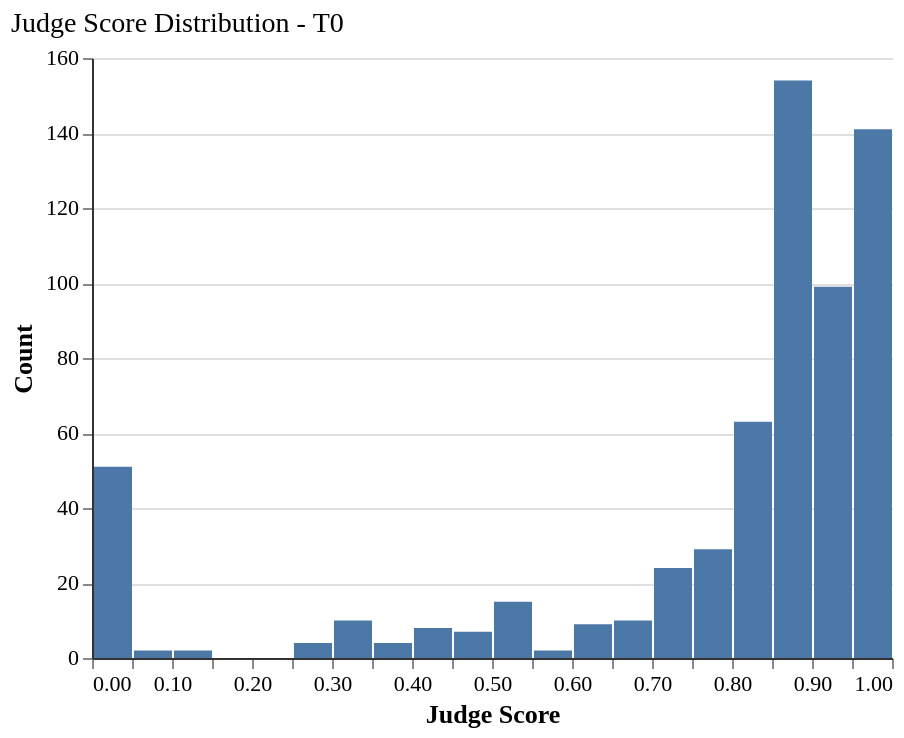

Source (Vega-Lite JSON):
### Vega-Lite specification from a JSON file in a GitHub repository (floating-point values rounded to 4 significant figures; data arrays with more than 128 entries replaced by an {"elided": "..."} marker saying what was removed)
{"config": {"font": "serif", "axis": {"labelFontSize": 11, "titleFontSize": 13, "gridColor": "#e0e0e0", "domainColor": "#333333"}, "legend": {"labelFontSize": 11, "titleFontSize": 12}, "title": {"fontSize": 14, "anchor": "start", "fontWeight": "normal"}, "view": {"stroke": null, "continuousWidth": 400, "continuousHeight": 300}, "mark": {"tooltip": true}}, "data": {"name": "data-bd39dbeab50b8b906caae32d8ccb2b05"}, "mark": {"type": "bar"}, "encoding": {"x": {"bin": {"step": 0.05}, "field": "judge_score", "title": "Judge Score", "type": "quantitative"}, "y": {"aggregate": "count", "title": "Count", "type": "quantitative"}}, "height": 300, "title": "Judge Score Distribution - T0", "width": 400, "$schema": "https://vega.github.io/schema/vega-lite/v6.1.0.json", "datasets": {"data-bd39dbeab50b8b906caae32d8ccb2b05": {"elided": "634 records"}}}
